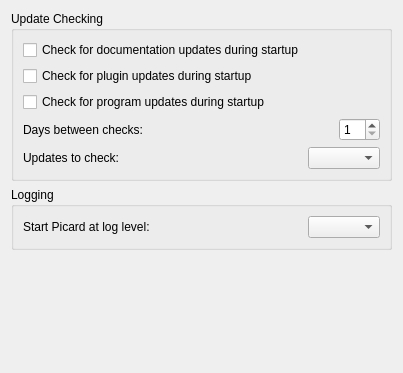
<?xml version="1.0" encoding="UTF-8"?>
<ui version="4.0">
 <class>StartupOptionsPage</class>
 <widget class="QWidget" name="StartupOptionsPage">
  <property name="geometry">
   <rect>
    <x>0</x>
    <y>0</y>
    <width>403</width>
    <height>373</height>
   </rect>
  </property>
  <property name="sizePolicy">
   <sizepolicy hsizetype="Preferred" vsizetype="Preferred">
    <horstretch>0</horstretch>
    <verstretch>0</verstretch>
   </sizepolicy>
  </property>
  <layout class="QVBoxLayout">
   <item>
    <widget class="QGroupBox" name="update_check_group">
     <property name="enabled">
      <bool>true</bool>
     </property>
     <property name="sizePolicy">
      <sizepolicy hsizetype="Preferred" vsizetype="Preferred">
       <horstretch>0</horstretch>
       <verstretch>0</verstretch>
      </sizepolicy>
     </property>
     <property name="title">
      <string>Update Checking</string>
     </property>
     <layout class="QVBoxLayout" name="verticalLayout_2">
      <item>
       <widget class="QCheckBox" name="check_rtd_updates">
        <property name="text">
         <string>Check for documentation updates during startup</string>
        </property>
       </widget>
      </item>
      <item>
       <widget class="QCheckBox" name="check_plugin_updates">
        <property name="text">
         <string>Check for plugin updates during startup</string>
        </property>
       </widget>
      </item>
      <item>
       <widget class="QFrame" name="program_update_check_group">
        <property name="frameShape">
         <enum>QFrame::Shape::NoFrame</enum>
        </property>
        <property name="frameShadow">
         <enum>QFrame::Shadow::Raised</enum>
        </property>
        <layout class="QVBoxLayout" name="verticalLayout">
         <property name="leftMargin">
          <number>0</number>
         </property>
         <property name="topMargin">
          <number>0</number>
         </property>
         <property name="rightMargin">
          <number>0</number>
         </property>
         <property name="bottomMargin">
          <number>0</number>
         </property>
         <item>
          <widget class="QCheckBox" name="check_for_updates">
           <property name="text">
            <string>Check for program updates during startup</string>
           </property>
          </widget>
         </item>
         <item>
          <layout class="QHBoxLayout" name="horizontalLayout_2">
           <item>
            <widget class="QLabel" name="label_2">
             <property name="sizePolicy">
              <sizepolicy hsizetype="MinimumExpanding" vsizetype="Preferred">
               <horstretch>0</horstretch>
               <verstretch>0</verstretch>
              </sizepolicy>
             </property>
             <property name="text">
              <string>Days between checks:</string>
             </property>
            </widget>
           </item>
           <item>
            <widget class="QSpinBox" name="update_check_days">
             <property name="sizePolicy">
              <sizepolicy hsizetype="Fixed" vsizetype="Fixed">
               <horstretch>0</horstretch>
               <verstretch>0</verstretch>
              </sizepolicy>
             </property>
             <property name="alignment">
              <set>Qt::AlignmentFlag::AlignLeading|Qt::AlignmentFlag::AlignLeft|Qt::AlignmentFlag::AlignVCenter</set>
             </property>
             <property name="minimum">
              <number>1</number>
             </property>
            </widget>
           </item>
          </layout>
         </item>
        </layout>
       </widget>
      </item>
      <item>
       <layout class="QHBoxLayout" name="horizontalLayout_3">
        <item>
         <widget class="QLabel" name="label_3">
          <property name="sizePolicy">
           <sizepolicy hsizetype="Expanding" vsizetype="Preferred">
            <horstretch>0</horstretch>
            <verstretch>0</verstretch>
           </sizepolicy>
          </property>
          <property name="text">
           <string>Updates to check:</string>
          </property>
         </widget>
        </item>
        <item>
         <widget class="QComboBox" name="update_level">
          <property name="sizePolicy">
           <sizepolicy hsizetype="Preferred" vsizetype="Fixed">
            <horstretch>0</horstretch>
            <verstretch>0</verstretch>
           </sizepolicy>
          </property>
          <property name="editable">
           <bool>false</bool>
          </property>
         </widget>
        </item>
       </layout>
      </item>
     </layout>
    </widget>
   </item>
   <item>
    <widget class="QGroupBox" name="groupBox_3">
     <property name="title">
      <string>Logging</string>
     </property>
     <layout class="QHBoxLayout" name="horizontalLayout_4">
      <item>
       <widget class="QLabel" name="log_verbosity_label">
        <property name="sizePolicy">
         <sizepolicy hsizetype="Expanding" vsizetype="Preferred">
          <horstretch>0</horstretch>
          <verstretch>0</verstretch>
         </sizepolicy>
        </property>
        <property name="text">
         <string>Start Picard at log level:</string>
        </property>
       </widget>
      </item>
      <item>
       <widget class="QComboBox" name="starting_log_level"/>
      </item>
     </layout>
    </widget>
   </item>
   <item>
    <spacer>
     <property name="orientation">
      <enum>Qt::Orientation::Vertical</enum>
     </property>
     <property name="sizeHint" stdset="0">
      <size>
       <width>181</width>
       <height>21</height>
      </size>
     </property>
    </spacer>
   </item>
  </layout>
 </widget>
 <tabstops>
  <tabstop>check_rtd_updates</tabstop>
  <tabstop>check_plugin_updates</tabstop>
  <tabstop>check_for_updates</tabstop>
  <tabstop>update_check_days</tabstop>
  <tabstop>update_level</tabstop>
  <tabstop>starting_log_level</tabstop>
 </tabstops>
 <resources/>
 <connections/>
</ui>
